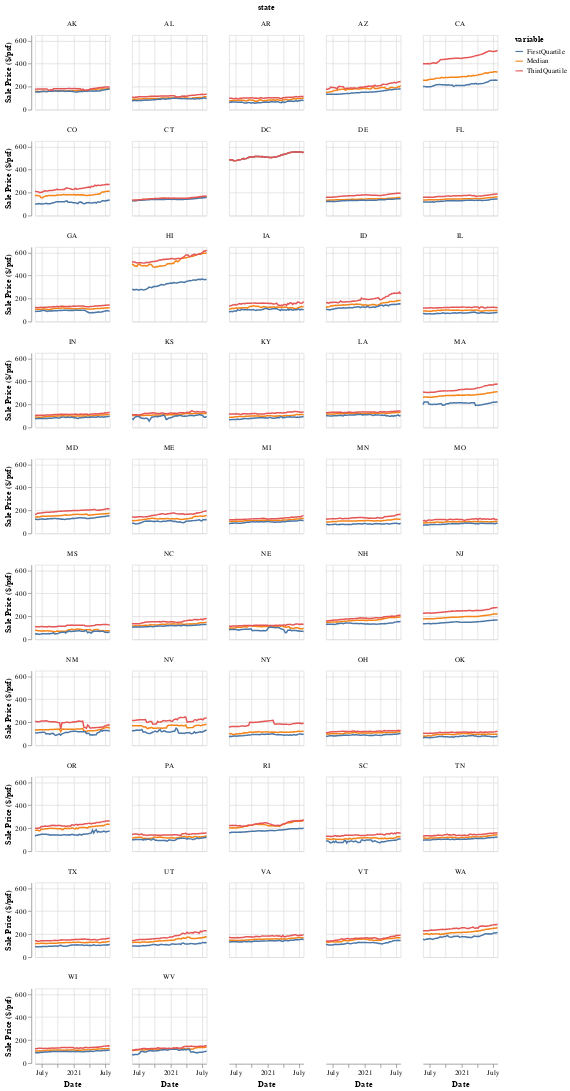

Here is the notebook cell this chart was saved with:
### Markdown cell above
What we can see is that prices have risen across the board. The rate of sales price increase per square foot is generally the same at different price levels. However, prices in the higher range seem to have increased at a faster rate. I suppose we can look at states where prices have risen the most.  
  
Due to data querying and downloading restrictions, we have to smoothen out the data a litle by increasing the duration to 12 weeks and only looking at tranactions starting March 2020 when Covid-19 was just making its presence felt in the US.

### Code cell
state_weekly_price_psf = fidap.sql("""
SELECT RIGHT(region_name, 2) AS state, period_end, APPROX_QUANTILES(CAST(median_sale_ppsf AS FLOAT64), 100)[OFFSET(50)] AS Median, APPROX_QUANTILES(CAST(median_sale_ppsf AS FLOAT64),100)[OFFSET(75)] AS ThirdQuartile, APPROX_QUANTILES(CAST(median_sale_ppsf AS FLOAT64),100)[OFFSET(25)] AS FirstQuartile
FROM fidap-301014.redfin.weekly_housing_market
WHERE duration = '12 weeks'
AND region_type = 'county'
AND region_name NOT LIKE 'All Redfin Metros'
AND CAST(period_begin AS DATE) > '2020-03-01'
GROUP BY period_end, RIGHT(region_name, 2)
""")

state_weekly_price_psf = state_weekly_price_psf.reset_index()

state_weekly_price_psf.period_end = pd.to_datetime(state_weekly_price_psf.period_end)
state_weekly_price_psf = pd.melt(state_weekly_price_psf, id_vars = ['period_end', 'state'], 
                                 value_vars = ['Median', 'FirstQuartile', 'ThirdQuartile'])

# plotting
alt.data_transformers.disable_max_rows()
alt.Chart(state_weekly_price_psf).mark_line().encode(
    x = alt.X('period_end', title = "Date"),
    y = alt.Y('value', title = 'Sale Price ($/psf)'),
    color = 'variable',
    facet = alt.Facet('state:O', columns = 5)
).properties(width = 100, height = 100)

### Figure 1 — Vega-Lite specification as saved in the notebook (floating-point values rounded to 4 significant figures; data arrays with more than 128 entries replaced by an {"elided": "..."} marker saying what was removed)
{"config": {"view": {"continuousWidth": 400, "continuousHeight": 300}}, "data": {"name": "data-ffb77c85614b2190eacddb693dc9c9c2"}, "mark": "line", "encoding": {"color": {"type": "nominal", "field": "variable"}, "facet": {"type": "ordinal", "columns": 5, "field": "state"}, "x": {"type": "temporal", "field": "period_end", "title": "Date"}, "y": {"type": "quantitative", "field": "value", "title": "Sale Price ($/psf)"}}, "height": 100, "width": 100, "$schema": "https://vega.github.io/schema/vega-lite/v4.8.1.json", "datasets": {"data-ffb77c85614b2190eacddb693dc9c9c2": {"elided": "8742 records"}}}
